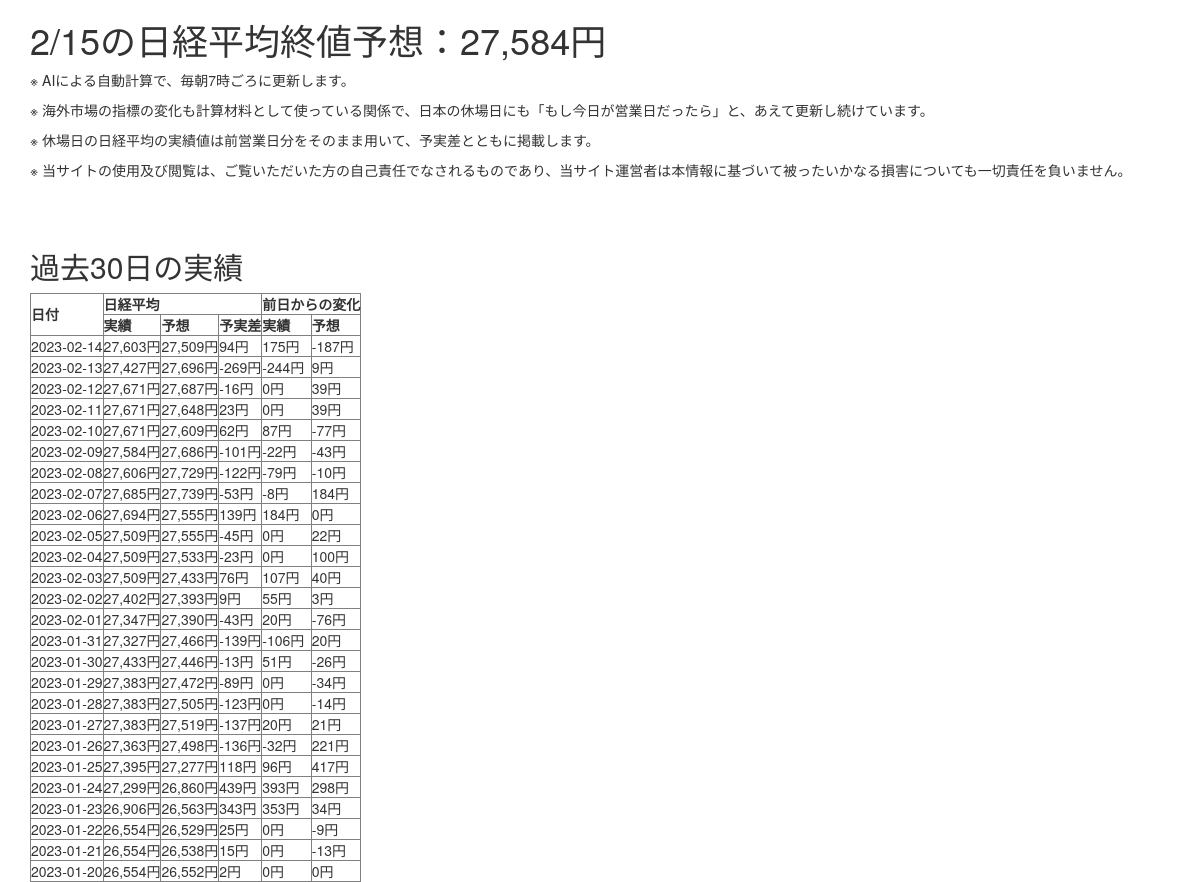
Before: / with the older database file.
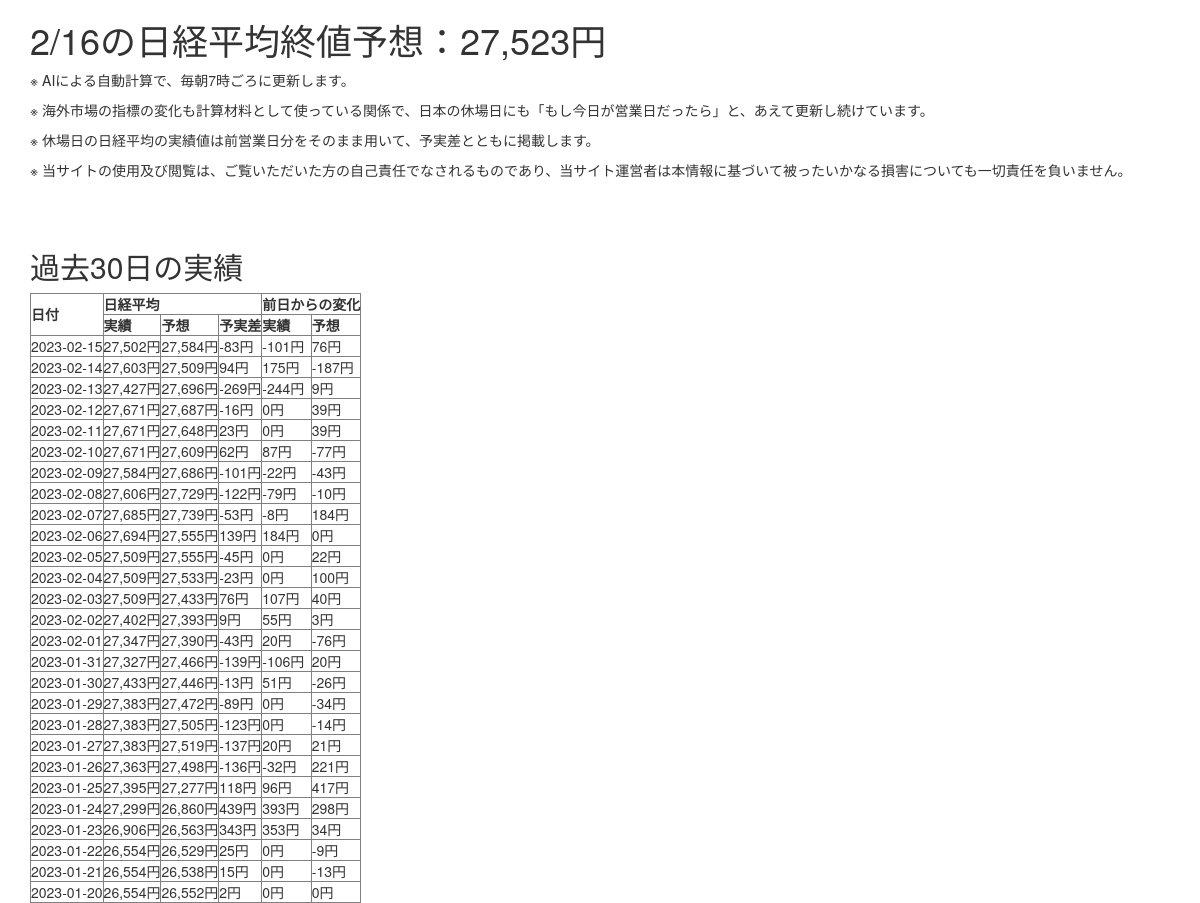
After: the same page with the newer database file.
### tables this page shows
CREATE TABLE actual (Date DATE PRIMARY KEY,Nikkei FLOAT64,last_predict FLOAT64,gap FLOAT64,Nikkei_dod FLOAT64,predict_dod FLOAT64,direction_check STRING);

### main.py (the view)
@app.route('/')
def index():
    with sqlite3.connect(DATABASE) as con:
        df_from_sql = pd.read_sql('SELECT * FROM prediction', con)
    update_time = df_from_sql.iloc[-1,0]
    print(update_time)
    df_from_sql = df_from_sql.set_index('Date')
    if str(today) in df_from_sql.index:
        predict = df_from_sql.loc[str(today),'predict']
    else:
        predict = df_from_sql.loc[str(yesterday), 'predict']
    predict = "{:,.0f}".format(predict)
    print(predict)
    con = sqlite3.connect(DATABASE)
    actual_data = con.execute('SELECT * FROM actual LIMIT 30') .fetchall()
    con.close()
    d_html = datetime.strptime(update_time, '%Y-%m-%d').strftime('%-m/%-d') #ゼロ埋め削除。Windowsでは、-mなどではなく、#mなどと表記する必要
    data = []
    for row in reversed(actual_data):
        data.append({'Date':row[0], 'Nikkei':"{:,.0f}".format(row[1]), 'predict':"{:,.0f}".format(row[2]), 'gap':"{:,.0f}".format(row[3]), 'Nikkei_dod':"{:,.0f}".format(row[4]), 'predict_dod':"{:,.0f}".format(row[5]), 'direction_check':row[6]})
    return render_template(
        'index.html',
        d_html=d_html,
        predict=predict,
        data=data
    )

### templates/index.html (shortened to what this page needs)
{% extends "bootstrap/base.html" %}
{% block content %}
<div class="container">
    <h1>{{ d_html }}の日経平均終値予想：{{ predict }}円</h1>
    <p>※ AIによる自動計算で、毎朝7時ごろに更新します。</p>
    <p>※ 海外市場の指標の変化も計算材料として使っている関係で、日本の休場日にも「もし今日が営業日だったら」と、あえて更新し続けています。</p>
    <p>※ 休場日の日経平均の実績値は前営業日分をそのまま用いて、予実差とともに掲載します。</p>
    <p>※ 当サイトの使用及び閲覧は、ご覧いただいた方の自己責任でなされるものであり、当サイト運営者は本情報に基づいて被ったいかなる損害についても一切責任を負いません。</p>
    <br>
    <br>
    <h2>過去30日の実績</h2>
    {% if data == [] %}
        <p>過去の実績データはまだありません</p>
    {% else %}
        <table border="1">
            <tr>
                <th rowspan="2">日付</th>
                <th colspan="3">日経平均</th>
                <th colspan="2">前日からの変化</th>
            </tr>
            <tr>
                <th>実績</th>
                <th>予想</th>
                <th>予実差</th>
                <th>実績</th>
                <th>予想</th>
            </tr>
            {% for datum in data %}
                <tr>
                    <td>{{ datum.Date }}</td>
                    <td>{{ datum.Nikkei }}円</td>
                    <td>{{ datum.predict }}円</td>
                    <td>{{ datum.gap }}円</td>
                    <td>{{ datum.Nikkei_dod }}円</td>
                    <td>{{ datum.predict_dod }}円</td>
                </tr>
            {% endfor %}
        </table>
    {% endif %}
</div>
{% endblock %}

Changed rows visible on the page:
added actual: Date "2023-02-15", Nikkei "27,502", predict "27,584", gap "-83", Nikkei_dod "-101", predict_dod "76"
Other visible differences:
{{ d_html }}: "2/15" → "2/16"
{{ predict }}: "27,584" → "27,523"
